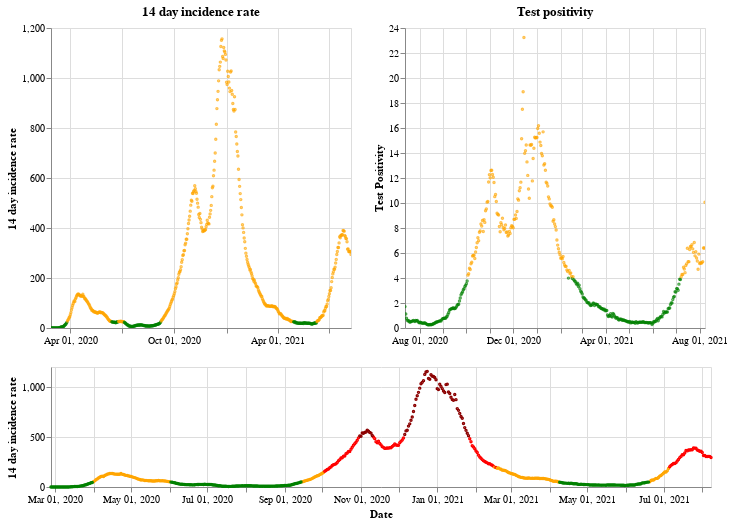

The cell this chart's notebook holds for it:
### Markdown cell above
## Wales

### Code cell
plot_traffic_light('Wales')

### Figure 1 — Vega-Lite specification as saved in the notebook (floating-point values rounded to 4 significant figures; data arrays with more than 128 entries replaced by an {"elided": "..."} marker saying what was removed)
{"config": {"view": {"continuousWidth": 400, "continuousHeight": 300}}, "vconcat": [{"hconcat": [{"mark": {"type": "point", "size": 2}, "encoding": {"color": {"condition": {"value": "green", "test": "(datum.twoWeeklyCasesRate <= 25)"}, "value": "orange"}, "tooltip": [{"type": "nominal", "field": "areaName"}, {"type": "temporal", "field": "date"}, {"type": "quantitative", "field": "twoWeeklyCasesRate"}, {"type": "quantitative", "field": "testPositivity"}], "x": {"type": "temporal", "axis": {"title": ""}, "field": "date", "scale": {"domain": {"selection": "DateBrush"}}, "timeUnit": "yearmonthdate"}, "y": {"type": "quantitative", "axis": {"title": "14 day incidence rate"}, "field": "twoWeeklyCasesRate"}}, "title": "14 day incidence rate", "width": 300}, {"mark": {"type": "point", "size": 2}, "encoding": {"color": {"condition": {"value": "green", "test": "(datum.testPositivity <= 4)"}, "value": "orange"}, "tooltip": [{"type": "nominal", "field": "areaName"}, {"type": "temporal", "field": "date"}, {"type": "quantitative", "field": "twoWeeklyCasesRate"}, {"type": "quantitative", "field": "testPositivity"}], "x": {"type": "temporal", "axis": {"title": ""}, "field": "date", "scale": {"domain": {"selection": "DateBrush"}}, "timeUnit": "yearmonthdate"}, "y": {"type": "quantitative", "axis": {"title": "Test Positivity"}, "field": "testPositivity"}}, "title": "Test positivity", "width": 300}]}, {"layer": [{"mark": {"type": "point", "size": 2}, "encoding": {"color": {"condition": {"value": "orange", "test": "(((datum.testPositivity < 4) && (datum.twoWeeklyCasesRate >= 50)) && (datum.twoWeeklyCasesRate < 200))"}, "value": "red"}, "opacity": {"condition": {"value": 1, "test": "((datum.twoWeeklyCasesRate >= 50) && (datum.twoWeeklyCasesRate < 500))"}, "value": 0}, "tooltip": [{"type": "nominal", "field": "areaName"}, {"type": "temporal", "field": "date"}, {"type": "quantitative", "field": "twoWeeklyCasesRate"}, {"type": "quantitative", "field": "testPositivity"}], "x": {"type": "temporal", "axis": {"title": "Date"}, "field": "date", "timeUnit": "yearmonthdate"}, "y": {"type": "quantitative", "axis": {"title": "14 day incidence rate"}, "field": "twoWeeklyCasesRate"}}, "selection": {"DateBrush": {"type": "interval", "encodings": ["x"], "fields": ["Time"]}}}, {"mark": {"type": "point", "size": 2}, "encoding": {"color": {"value": "darkred"}, "opacity": {"condition": {"value": 1, "test": "(datum.twoWeeklyCasesRate >= 500)"}, "value": 0}, "tooltip": [{"type": "nominal", "field": "areaName"}, {"type": "temporal", "field": "date"}, {"type": "quantitative", "field": "twoWeeklyCasesRate"}, {"type": "quantitative", "field": "testPositivity"}], "x": {"type": "temporal", "axis": {"title": "Date"}, "field": "date", "timeUnit": "yearmonthdate"}, "y": {"type": "quantitative", "axis": {"title": "14 day incidence rate"}, "field": "twoWeeklyCasesRate"}}}, {"mark": {"type": "point", "size": 2}, "encoding": {"color": {"condition": {"value": "green", "test": "((datum.testPositivity < 4) && (datum.twoWeeklyCasesRate < 50))"}, "value": "orange"}, "opacity": {"condition": {"value": 1, "test": "(datum.twoWeeklyCasesRate < 50)"}, "value": 0}, "tooltip": [{"type": "nominal", "field": "areaName"}, {"type": "temporal", "field": "date"}, {"type": "quantitative", "field": "twoWeeklyCasesRate"}, {"type": "quantitative", "field": "testPositivity"}], "x": {"type": "temporal", "axis": {"title": "Date"}, "field": "date", "timeUnit": "yearmonthdate"}, "y": {"type": "quantitative", "axis": {"title": "14 day incidence rate"}, "field": "twoWeeklyCasesRate"}}}], "height": 120, "width": 660}], "data": {"name": "data-d0660c056d7d5512349fb84b725241b5"}, "$schema": "https://vega.github.io/schema/vega-lite/v4.8.1.json", "datasets": {"data-d0660c056d7d5512349fb84b725241b5": {"elided": "529 records"}}}
